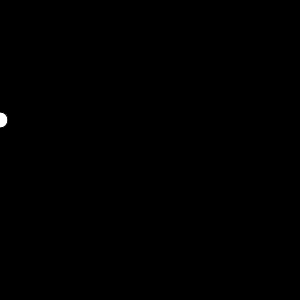
Frame 1 (no input)
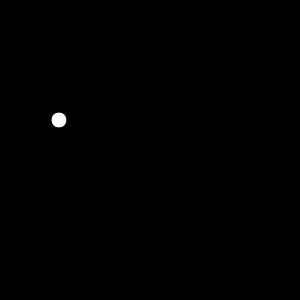
Frame 60 (no input)
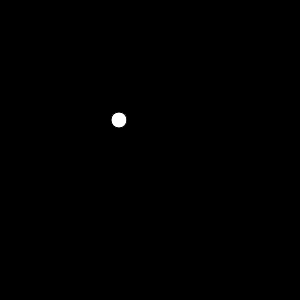
Frame 120 (the mouse pressed at the canvas centre since frame 60)

The p5.js sketch that drew these frames (run headless with seeded random() and noise() and a simulated clock; from frame 60 on, the mouse is pressed at the canvas centre):

// p5.js sketch
// ── sketch.js
let x = 0;

function setup() {
  createCanvas(300, 300);
}

function draw() {
  background(0);
  ellipse(x, 120, 16, 16);

  x = x + 1;
  if (x > width) {
    x = 0;
  }
}
